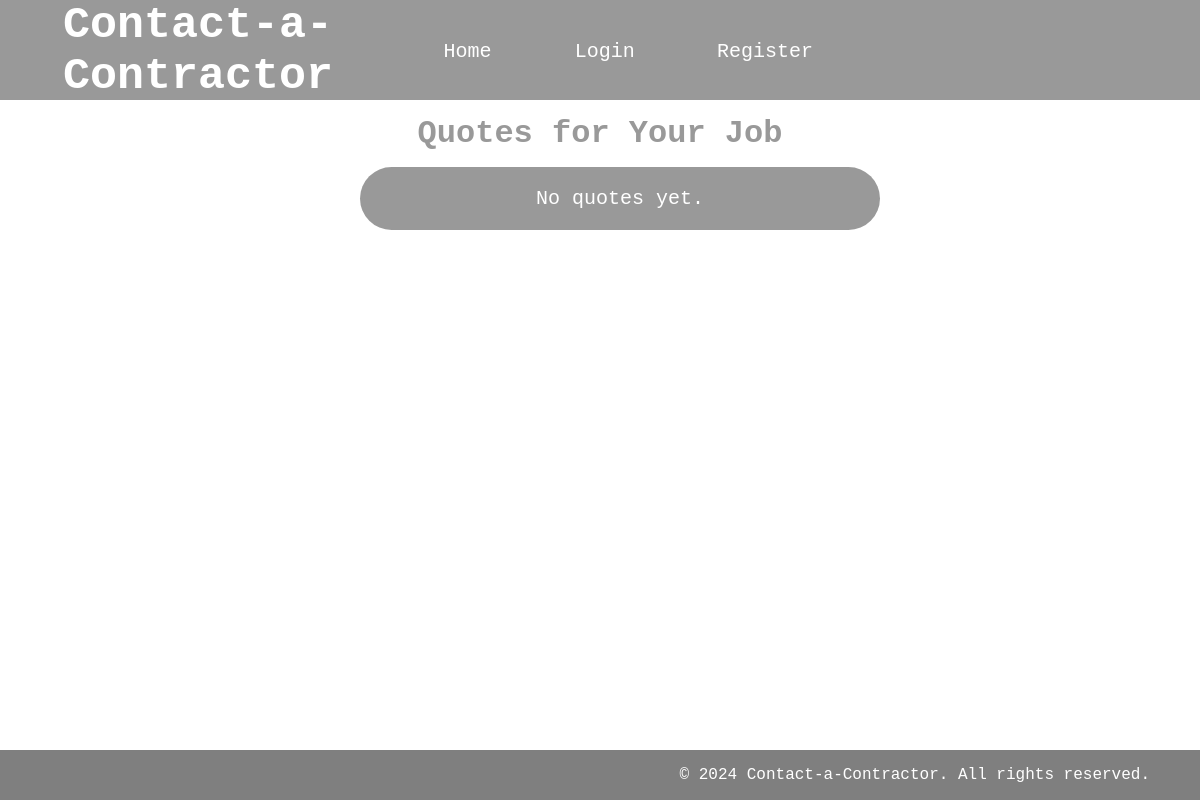
/accounts/dashboard/view-quotes/11/, run on an earlier commit of the app's database.
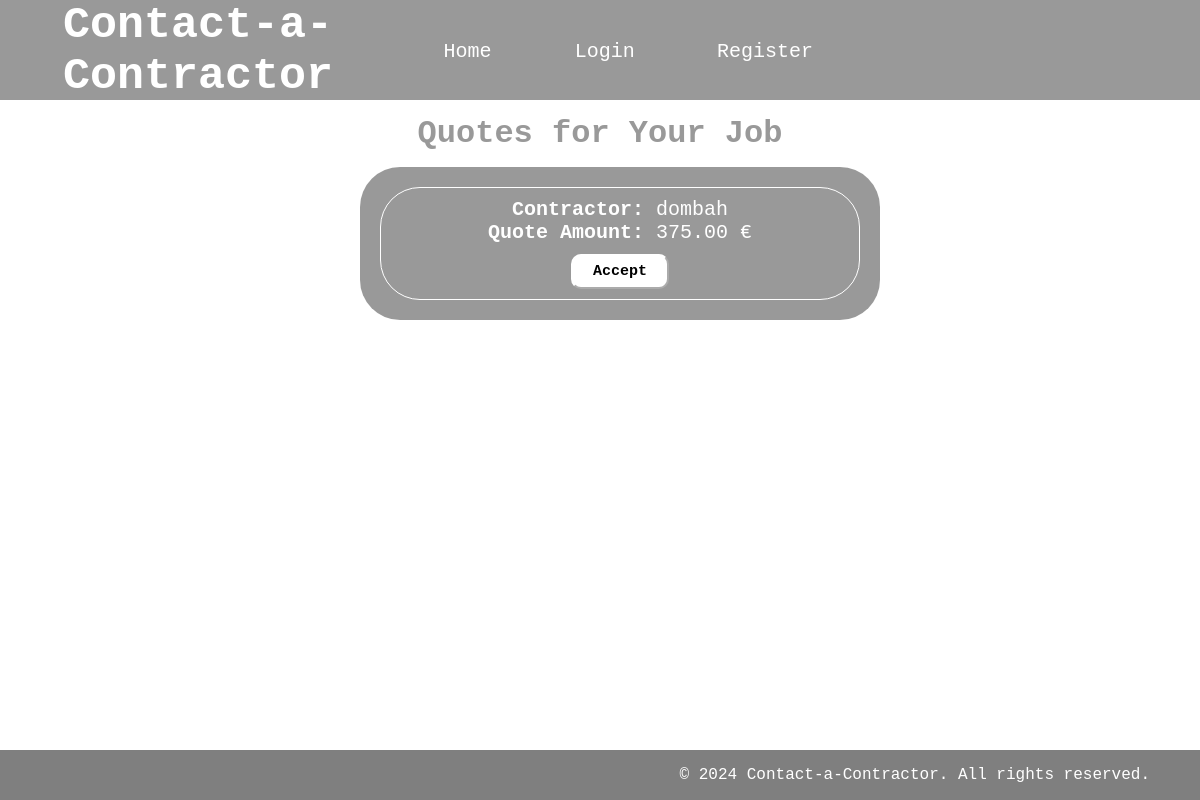
And on a later commit of the database.
### app/models.py (models this page shows, shortened)
class Quote(models.Model):
    contractor = models.ForeignKey(User, on_delete=models.CASCADE)
    job = models.ForeignKey(Job,on_delete=models.CASCADE)
    price = models.DecimalField(max_digits=8, decimal_places=2)
    accepted = models.BooleanField()

### app/views.py (the view, shortened to what this page needs)
# urls.py: path('dashboard/view-quotes/<int:job_id>/', view_quotes, name='view_quotes'),
def view_quotes(request, job_id):
      context = {
            'quotes': Quote.objects.filter(job = job_id),
            'error': ''
      }
      return render(request, 'app/view_quotes.html', context)

### app/templates/app/view_quotes.html (shortened to what this page needs)
{% extends 'app/base.html' %}
{% load static %}
{% block content %}
<link rel="stylesheet" type="text/css" href="{% static 'view_quotes.css' %}">
    <h1>Quotes for Your Job</h1>
    <div id="quote">
        {% if quotes %}
            {% for quote in quotes %}
                <div class="quote" style = "border: 1px solid" id="table">
                    <form action="" method="POST">
                        <p><strong>Contractor:</strong> {{ quote.contractor.username }}</p>
                        <p><strong>Quote Amount:</strong> {{ quote.price }} €</p>
                        <input type="submit" name="accept" value="Accept" id="button">
                    </form>
                </div>
            {% endfor %}
        {% else %}
            <p>No quotes yet.</p>
        {% endif %}
    </div>
{% endblock content %}

What changed in the data, as far as the page shows it:
added Quote: contractor.username "dombah", price "375.00"
Also different on the page:
text no longer shown: "No quotes yet."
